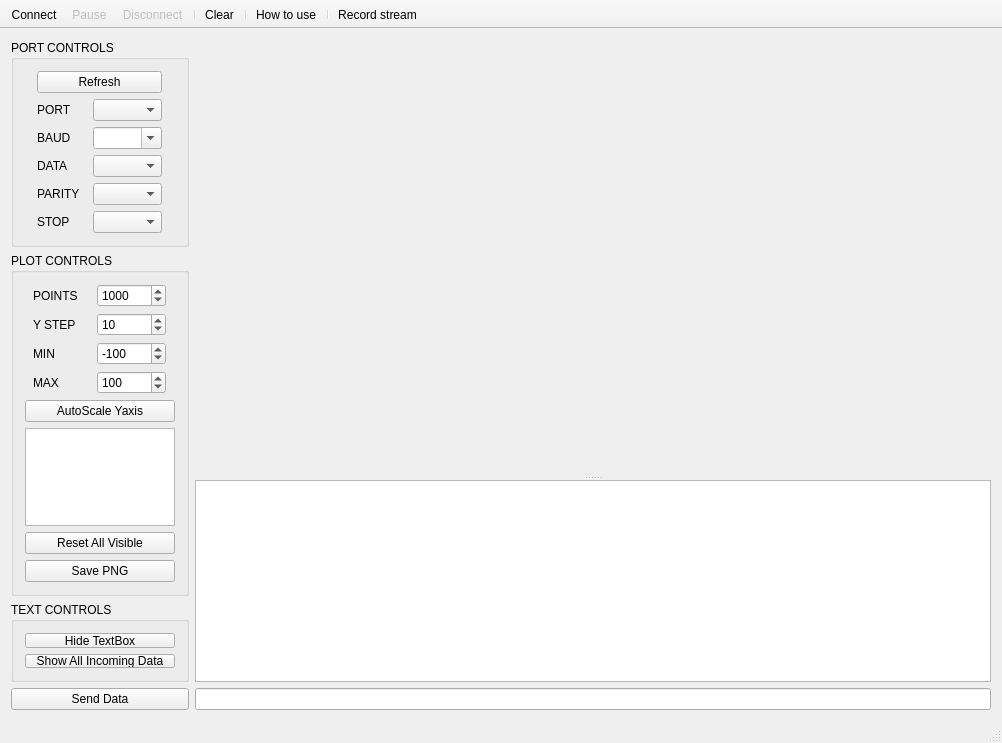
<?xml version="1.0" encoding="UTF-8"?>
<ui version="4.0">
 <class>MainWindow</class>
 <widget class="QMainWindow" name="MainWindow">
  <property name="geometry">
   <rect>
    <x>0</x>
    <y>0</y>
    <width>1002</width>
    <height>743</height>
   </rect>
  </property>
  <property name="minimumSize">
   <size>
    <width>840</width>
    <height>620</height>
   </size>
  </property>
  <property name="windowTitle">
   <string>MainWindow</string>
  </property>
  <widget class="QWidget" name="centralWidget">
   <layout class="QGridLayout" name="gridLayout_3">
    <item row="1" column="1">
     <widget class="QLineEdit" name="InputData"/>
    </item>
    <item row="0" column="1">
     <layout class="QGridLayout" name="gridLayout_4">
      <item row="1" column="0">
       <widget class="QSplitter" name="splitter">
        <property name="sizePolicy">
         <sizepolicy hsizetype="Expanding" vsizetype="MinimumExpanding">
          <horstretch>0</horstretch>
          <verstretch>0</verstretch>
         </sizepolicy>
        </property>
        <property name="font">
         <font>
          <family>Consolas</family>
         </font>
        </property>
        <property name="frameShape">
         <enum>QFrame::NoFrame</enum>
        </property>
        <property name="orientation">
         <enum>Qt::Vertical</enum>
        </property>
        <property name="opaqueResize">
         <bool>true</bool>
        </property>
        <property name="handleWidth">
         <number>5</number>
        </property>
        <property name="childrenCollapsible">
         <bool>false</bool>
        </property>
        <widget class="QCustomPlot" name="plot" native="true">
         <property name="sizePolicy">
          <sizepolicy hsizetype="Preferred" vsizetype="Expanding">
           <horstretch>0</horstretch>
           <verstretch>0</verstretch>
          </sizepolicy>
         </property>
         <property name="minimumSize">
          <size>
           <width>0</width>
           <height>400</height>
          </size>
         </property>
        </widget>
        <widget class="QTextEdit" name="textEdit_UartWindow">
         <property name="sizePolicy">
          <sizepolicy hsizetype="Preferred" vsizetype="Minimum">
           <horstretch>0</horstretch>
           <verstretch>0</verstretch>
          </sizepolicy>
         </property>
         <property name="minimumSize">
          <size>
           <width>0</width>
           <height>150</height>
          </size>
         </property>
        </widget>
       </widget>
      </item>
      <item row="0" column="0">
       <spacer name="horizontalSpacer">
        <property name="orientation">
         <enum>Qt::Horizontal</enum>
        </property>
        <property name="sizeHint" stdset="0">
         <size>
          <width>40</width>
          <height>13</height>
         </size>
        </property>
       </spacer>
      </item>
     </layout>
    </item>
    <item row="0" column="0">
     <layout class="QVBoxLayout" name="controlsLayout">
      <item>
       <widget class="QGroupBox" name="PortControlsBox">
        <property name="title">
         <string>PORT CONTROLS</string>
        </property>
        <property name="flat">
         <bool>false</bool>
        </property>
        <property name="checkable">
         <bool>false</bool>
        </property>
        <layout class="QGridLayout" name="gridLayout">
         <item row="0" column="0">
          <layout class="QVBoxLayout" name="verticalLayout_3">
           <item>
            <widget class="QPushButton" name="pushButton">
             <property name="text">
              <string>Refresh</string>
             </property>
            </widget>
           </item>
           <item>
            <layout class="QHBoxLayout" name="horizontalLayout">
             <item>
              <widget class="QLabel" name="labelPort">
               <property name="maximumSize">
                <size>
                 <width>50</width>
                 <height>16777215</height>
                </size>
               </property>
               <property name="text">
                <string>PORT</string>
               </property>
              </widget>
             </item>
             <item>
              <widget class="QComboBox" name="comboPort">
               <property name="sizePolicy">
                <sizepolicy hsizetype="Fixed" vsizetype="Fixed">
                 <horstretch>0</horstretch>
                 <verstretch>0</verstretch>
                </sizepolicy>
               </property>
               <property name="minimumSize">
                <size>
                 <width>69</width>
                 <height>0</height>
                </size>
               </property>
               <property name="maximumSize">
                <size>
                 <width>69</width>
                 <height>16777215</height>
                </size>
               </property>
              </widget>
             </item>
            </layout>
           </item>
           <item>
            <layout class="QHBoxLayout" name="horizontalLayout_2">
             <item>
              <widget class="QLabel" name="labelBaud">
               <property name="maximumSize">
                <size>
                 <width>50</width>
                 <height>16777215</height>
                </size>
               </property>
               <property name="text">
                <string>BAUD</string>
               </property>
              </widget>
             </item>
             <item>
              <widget class="QComboBox" name="comboBaud">
               <property name="sizePolicy">
                <sizepolicy hsizetype="Fixed" vsizetype="Fixed">
                 <horstretch>0</horstretch>
                 <verstretch>0</verstretch>
                </sizepolicy>
               </property>
               <property name="minimumSize">
                <size>
                 <width>69</width>
                 <height>0</height>
                </size>
               </property>
               <property name="maximumSize">
                <size>
                 <width>69</width>
                 <height>16777215</height>
                </size>
               </property>
               <property name="editable">
                <bool>true</bool>
               </property>
              </widget>
             </item>
            </layout>
           </item>
           <item>
            <layout class="QHBoxLayout" name="horizontalLayout_3">
             <item>
              <widget class="QLabel" name="labelData">
               <property name="maximumSize">
                <size>
                 <width>50</width>
                 <height>16777215</height>
                </size>
               </property>
               <property name="text">
                <string>DATA</string>
               </property>
              </widget>
             </item>
             <item>
              <widget class="QComboBox" name="comboData">
               <property name="sizePolicy">
                <sizepolicy hsizetype="Fixed" vsizetype="Fixed">
                 <horstretch>0</horstretch>
                 <verstretch>0</verstretch>
                </sizepolicy>
               </property>
               <property name="minimumSize">
                <size>
                 <width>69</width>
                 <height>0</height>
                </size>
               </property>
               <property name="maximumSize">
                <size>
                 <width>69</width>
                 <height>16777215</height>
                </size>
               </property>
              </widget>
             </item>
            </layout>
           </item>
           <item>
            <layout class="QHBoxLayout" name="horizontalLayout_4">
             <item>
              <widget class="QLabel" name="labelParity">
               <property name="maximumSize">
                <size>
                 <width>50</width>
                 <height>16777215</height>
                </size>
               </property>
               <property name="text">
                <string>PARITY</string>
               </property>
              </widget>
             </item>
             <item>
              <widget class="QComboBox" name="comboParity">
               <property name="sizePolicy">
                <sizepolicy hsizetype="Fixed" vsizetype="Fixed">
                 <horstretch>0</horstretch>
                 <verstretch>0</verstretch>
                </sizepolicy>
               </property>
               <property name="minimumSize">
                <size>
                 <width>69</width>
                 <height>0</height>
                </size>
               </property>
               <property name="maximumSize">
                <size>
                 <width>69</width>
                 <height>16777215</height>
                </size>
               </property>
              </widget>
             </item>
            </layout>
           </item>
           <item>
            <layout class="QHBoxLayout" name="horizontalLayout_5">
             <item>
              <widget class="QLabel" name="labelStop">
               <property name="maximumSize">
                <size>
                 <width>50</width>
                 <height>16777215</height>
                </size>
               </property>
               <property name="text">
                <string>STOP</string>
               </property>
              </widget>
             </item>
             <item>
              <widget class="QComboBox" name="comboStop">
               <property name="sizePolicy">
                <sizepolicy hsizetype="Fixed" vsizetype="Fixed">
                 <horstretch>0</horstretch>
                 <verstretch>0</verstretch>
                </sizepolicy>
               </property>
               <property name="minimumSize">
                <size>
                 <width>69</width>
                 <height>0</height>
                </size>
               </property>
               <property name="maximumSize">
                <size>
                 <width>69</width>
                 <height>16777215</height>
                </size>
               </property>
              </widget>
             </item>
            </layout>
           </item>
          </layout>
         </item>
        </layout>
       </widget>
      </item>
      <item>
       <widget class="QGroupBox" name="PlotControlsBox">
        <property name="title">
         <string>PLOT CONTROLS</string>
        </property>
        <layout class="QGridLayout" name="gridLayout_2">
         <item row="0" column="0">
          <layout class="QVBoxLayout" name="plotControlsLayout">
           <item>
            <layout class="QHBoxLayout" name="horizontalLayout_10">
             <item>
              <widget class="QLabel" name="pointsLabel">
               <property name="minimumSize">
                <size>
                 <width>50</width>
                 <height>0</height>
                </size>
               </property>
               <property name="maximumSize">
                <size>
                 <width>50</width>
                 <height>16777215</height>
                </size>
               </property>
               <property name="text">
                <string>POINTS</string>
               </property>
              </widget>
             </item>
             <item>
              <widget class="QSpinBox" name="spinPoints">
               <property name="minimumSize">
                <size>
                 <width>69</width>
                 <height>0</height>
                </size>
               </property>
               <property name="maximumSize">
                <size>
                 <width>69</width>
                 <height>16777215</height>
                </size>
               </property>
               <property name="minimum">
                <number>0</number>
               </property>
               <property name="maximum">
                <number>999999999</number>
               </property>
               <property name="singleStep">
                <number>10</number>
               </property>
               <property name="value">
                <number>1000</number>
               </property>
              </widget>
             </item>
            </layout>
           </item>
           <item>
            <layout class="QHBoxLayout" name="horizontalLayout_9">
             <item>
              <widget class="QLabel" name="labelYStep">
               <property name="minimumSize">
                <size>
                 <width>50</width>
                 <height>0</height>
                </size>
               </property>
               <property name="maximumSize">
                <size>
                 <width>50</width>
                 <height>16777215</height>
                </size>
               </property>
               <property name="text">
                <string>Y STEP</string>
               </property>
              </widget>
             </item>
             <item>
              <widget class="QSpinBox" name="spinYStep">
               <property name="minimumSize">
                <size>
                 <width>69</width>
                 <height>0</height>
                </size>
               </property>
               <property name="maximumSize">
                <size>
                 <width>69</width>
                 <height>16777215</height>
                </size>
               </property>
               <property name="minimum">
                <number>1</number>
               </property>
               <property name="maximum">
                <number>10000</number>
               </property>
               <property name="singleStep">
                <number>1</number>
               </property>
               <property name="value">
                <number>10</number>
               </property>
              </widget>
             </item>
            </layout>
           </item>
           <item>
            <layout class="QHBoxLayout" name="horizontalLayout_7">
             <item>
              <widget class="QLabel" name="label">
               <property name="minimumSize">
                <size>
                 <width>50</width>
                 <height>0</height>
                </size>
               </property>
               <property name="maximumSize">
                <size>
                 <width>50</width>
                 <height>16777215</height>
                </size>
               </property>
               <property name="text">
                <string>MIN</string>
               </property>
              </widget>
             </item>
             <item>
              <widget class="QSpinBox" name="spinAxesMin">
               <property name="minimumSize">
                <size>
                 <width>69</width>
                 <height>0</height>
                </size>
               </property>
               <property name="maximumSize">
                <size>
                 <width>69</width>
                 <height>16777215</height>
                </size>
               </property>
               <property name="minimum">
                <number>-65536</number>
               </property>
               <property name="maximum">
                <number>65536</number>
               </property>
               <property name="singleStep">
                <number>10</number>
               </property>
               <property name="value">
                <number>-100</number>
               </property>
              </widget>
             </item>
            </layout>
           </item>
           <item>
            <layout class="QHBoxLayout" name="horizontalLayout_8">
             <item>
              <widget class="QLabel" name="label_2">
               <property name="minimumSize">
                <size>
                 <width>50</width>
                 <height>0</height>
                </size>
               </property>
               <property name="maximumSize">
                <size>
                 <width>50</width>
                 <height>16777215</height>
                </size>
               </property>
               <property name="text">
                <string>MAX</string>
               </property>
              </widget>
             </item>
             <item>
              <widget class="QSpinBox" name="spinAxesMax">
               <property name="minimumSize">
                <size>
                 <width>69</width>
                 <height>0</height>
                </size>
               </property>
               <property name="maximumSize">
                <size>
                 <width>69</width>
                 <height>16777215</height>
                </size>
               </property>
               <property name="minimum">
                <number>-65536</number>
               </property>
               <property name="maximum">
                <number>65536</number>
               </property>
               <property name="singleStep">
                <number>10</number>
               </property>
               <property name="value">
                <number>100</number>
               </property>
              </widget>
             </item>
            </layout>
           </item>
           <item>
            <widget class="QPushButton" name="pushButton_AutoScale">
             <property name="sizeIncrement">
              <size>
               <width>0</width>
               <height>8</height>
              </size>
             </property>
             <property name="text">
              <string>AutoScale Yaxis</string>
             </property>
            </widget>
           </item>
           <item>
            <widget class="QListWidget" name="listWidget_Channels">
             <property name="sizePolicy">
              <sizepolicy hsizetype="Minimum" vsizetype="MinimumExpanding">
               <horstretch>0</horstretch>
               <verstretch>0</verstretch>
              </sizepolicy>
             </property>
             <property name="minimumSize">
              <size>
               <width>0</width>
               <height>0</height>
              </size>
             </property>
             <property name="maximumSize">
              <size>
               <width>150</width>
               <height>16777215</height>
              </size>
             </property>
             <property name="layoutDirection">
              <enum>Qt::LeftToRight</enum>
             </property>
             <property name="autoScroll">
              <bool>false</bool>
             </property>
             <property name="editTriggers">
              <set>QAbstractItemView::NoEditTriggers</set>
             </property>
             <property name="alternatingRowColors">
              <bool>true</bool>
             </property>
             <property name="selectionBehavior">
              <enum>QAbstractItemView::SelectItems</enum>
             </property>
             <property name="textElideMode">
              <enum>Qt::ElideMiddle</enum>
             </property>
             <property name="resizeMode">
              <enum>QListView::Adjust</enum>
             </property>
             <property name="modelColumn">
              <number>0</number>
             </property>
             <property name="selectionRectVisible">
              <bool>true</bool>
             </property>
            </widget>
           </item>
           <item>
            <widget class="QPushButton" name="pushButton_ResetVisible">
             <property name="text">
              <string>Reset All Visible</string>
             </property>
            </widget>
           </item>
           <item>
            <widget class="QPushButton" name="savePNGButton">
             <property name="text">
              <string>Save PNG</string>
             </property>
            </widget>
           </item>
          </layout>
         </item>
        </layout>
       </widget>
      </item>
      <item>
       <spacer name="verticalSpacer">
        <property name="orientation">
         <enum>Qt::Vertical</enum>
        </property>
        <property name="sizeHint" stdset="0">
         <size>
          <width>20</width>
          <height>40</height>
         </size>
        </property>
       </spacer>
      </item>
      <item>
       <widget class="QGroupBox" name="gridGroupBox">
        <property name="minimumSize">
         <size>
          <width>0</width>
          <height>80</height>
         </size>
        </property>
        <property name="title">
         <string>TEXT CONTROLS</string>
        </property>
        <layout class="QGridLayout" name="TextControlsBox">
         <item row="0" column="0">
          <layout class="QVBoxLayout" name="verticalLayout">
           <item>
            <widget class="QPushButton" name="pushButton_TextEditHide">
             <property name="text">
              <string>Hide TextBox</string>
             </property>
             <property name="checkable">
              <bool>true</bool>
             </property>
             <property name="checked">
              <bool>false</bool>
             </property>
            </widget>
           </item>
           <item>
            <widget class="QPushButton" name="pushButton_ShowallData">
             <property name="text">
              <string>Show All Incoming Data</string>
             </property>
             <property name="checkable">
              <bool>true</bool>
             </property>
            </widget>
           </item>
          </layout>
         </item>
        </layout>
       </widget>
      </item>
     </layout>
    </item>
    <item row="1" column="0">
     <widget class="QPushButton" name="SendData">
      <property name="text">
       <string>Send Data</string>
      </property>
      <property name="shortcut">
       <string>Return</string>
      </property>
     </widget>
    </item>
   </layout>
  </widget>
  <widget class="QStatusBar" name="statusBar"/>
  <widget class="QToolBar" name="toolBar">
   <property name="windowTitle">
    <string>toolBar</string>
   </property>
   <property name="movable">
    <bool>false</bool>
   </property>
   <property name="allowedAreas">
    <set>Qt::TopToolBarArea</set>
   </property>
   <property name="floatable">
    <bool>false</bool>
   </property>
   <attribute name="toolBarArea">
    <enum>TopToolBarArea</enum>
   </attribute>
   <attribute name="toolBarBreak">
    <bool>false</bool>
   </attribute>
   <addaction name="actionConnect"/>
   <addaction name="actionPause_Plot"/>
   <addaction name="actionDisconnect"/>
   <addaction name="separator"/>
   <addaction name="actionClear"/>
   <addaction name="separator"/>
   <addaction name="actionHow_to_use"/>
   <addaction name="separator"/>
   <addaction name="actionRecord_stream"/>
  </widget>
  <action name="actionConnect">
   <property name="icon">
    <iconset resource="res/serial_port_plotter.qrc">
     <normaloff>:/serial_port_plotter/play_nor.png</normaloff>
     <normalon>:/serial_port_plotter/play_nor.png</normalon>
     <disabledoff>:/serial_port_plotter/play_dis.png</disabledoff>
     <disabledon>:/serial_port_plotter/play_dis.png</disabledon>
     <activeoff>:/serial_port_plotter/play_act.png</activeoff>
     <activeon>:/serial_port_plotter/play_act.png</activeon>
     <selectedoff>:/serial_port_plotter/play_act.png</selectedoff>
     <selectedon>:/serial_port_plotter/play_act.png</selectedon>:/serial_port_plotter/play_nor.png</iconset>
   </property>
   <property name="text">
    <string>Connect</string>
   </property>
   <property name="toolTip">
    <string>Connect to COM port</string>
   </property>
  </action>
  <action name="actionPause_Plot">
   <property name="enabled">
    <bool>false</bool>
   </property>
   <property name="icon">
    <iconset resource="res/serial_port_plotter.qrc">
     <normaloff>:/serial_port_plotter/pause_nor.png</normaloff>
     <normalon>:/serial_port_plotter/pause_nor.png</normalon>
     <disabledoff>:/serial_port_plotter/pause_dis.png</disabledoff>
     <disabledon>:/serial_port_plotter/pause_dis.png</disabledon>
     <activeoff>:/serial_port_plotter/pause_act.png</activeoff>
     <activeon>:/serial_port_plotter/pause_act.png</activeon>
     <selectedoff>:/serial_port_plotter/pause_act.png</selectedoff>
     <selectedon>:/serial_port_plotter/pause_act.png</selectedon>:/serial_port_plotter/pause_nor.png</iconset>
   </property>
   <property name="text">
    <string>Pause</string>
   </property>
   <property name="toolTip">
    <string>Pause plot</string>
   </property>
  </action>
  <action name="actionDisconnect">
   <property name="enabled">
    <bool>false</bool>
   </property>
   <property name="icon">
    <iconset resource="res/serial_port_plotter.qrc">
     <normaloff>:/serial_port_plotter/stop_nor.png</normaloff>
     <normalon>:/serial_port_plotter/stop_nor.png</normalon>
     <disabledoff>:/serial_port_plotter/stop_dis.png</disabledoff>
     <disabledon>:/serial_port_plotter/stop_dis.png</disabledon>
     <activeoff>:/serial_port_plotter/stop_act.png</activeoff>
     <activeon>:/serial_port_plotter/stop_act.png</activeon>
     <selectedoff>:/serial_port_plotter/stop_act.png</selectedoff>
     <selectedon>:/serial_port_plotter/stop_act.png</selectedon>:/serial_port_plotter/stop_nor.png</iconset>
   </property>
   <property name="text">
    <string>Disconnect</string>
   </property>
   <property name="toolTip">
    <string>Disconnect COM port</string>
   </property>
  </action>
  <action name="actionClear">
   <property name="enabled">
    <bool>true</bool>
   </property>
   <property name="icon">
    <iconset resource="res/serial_port_plotter.qrc">
     <normaloff>:/serial_port_plotter/clear_nor.png</normaloff>
     <normalon>:/serial_port_plotter/clear_nor.png</normalon>
     <disabledoff>:/serial_port_plotter/clear_dis.png</disabledoff>
     <disabledon>:/serial_port_plotter/clear_dis.png</disabledon>
     <activeoff>:/serial_port_plotter/clear_act.png</activeoff>
     <activeon>:/serial_port_plotter/clear_act.png</activeon>
     <selectedoff>:/serial_port_plotter/clear_act.png</selectedoff>
     <selectedon>:/serial_port_plotter/clear_act.png</selectedon>:/serial_port_plotter/clear_nor.png</iconset>
   </property>
   <property name="text">
    <string>Clear</string>
   </property>
   <property name="toolTip">
    <string>Clear plot data</string>
   </property>
  </action>
  <action name="actionHow_to_use">
   <property name="icon">
    <iconset resource="res/serial_port_plotter.qrc">
     <normaloff>:/serial_port_plotter/help_nor.png</normaloff>
     <normalon>:/serial_port_plotter/help_nor.png</normalon>
     <disabledoff>:/serial_port_plotter/help_dis.png</disabledoff>
     <disabledon>:/serial_port_plotter/help_dis.png</disabledon>
     <activeoff>:/serial_port_plotter/help_act.png</activeoff>
     <activeon>:/serial_port_plotter/help_act.png</activeon>
     <selectedoff>:/serial_port_plotter/help_act.png</selectedoff>
     <selectedon>:/serial_port_plotter/help_act.png</selectedon>:/serial_port_plotter/help_nor.png</iconset>
   </property>
   <property name="text">
    <string>How to use</string>
   </property>
  </action>
  <action name="actionRecord_stream">
   <property name="checkable">
    <bool>true</bool>
   </property>
   <property name="checked">
    <bool>false</bool>
   </property>
   <property name="enabled">
    <bool>true</bool>
   </property>
   <property name="icon">
    <iconset resource="res/serial_port_plotter.qrc">
     <normaloff>:/icons/line_icon_set/document.png</normaloff>
     <normalon>:/icons/line_icon_set_text/document.png</normalon>
     <disabledoff>:/icons/line_icon_set/document.png</disabledoff>:/icons/line_icon_set/document.png</iconset>
   </property>
   <property name="text">
    <string>Record stream</string>
   </property>
   <property name="toolTip">
    <string>Record the incoming data to a .csv file ( shortcut : s )</string>
   </property>
   <property name="shortcut">
    <string/>
   </property>
   <property name="visible">
    <bool>true</bool>
   </property>
  </action>
 </widget>
 <layoutdefault spacing="6" margin="11"/>
 <customwidgets>
  <customwidget>
   <class>QCustomPlot</class>
   <extends>QWidget</extends>
   <header location="global">qcustomplot/qcustomplot.h</header>
   <container>1</container>
  </customwidget>
 </customwidgets>
 <resources>
  <include location="res/serial_port_plotter.qrc"/>
 </resources>
 <connections/>
</ui>
